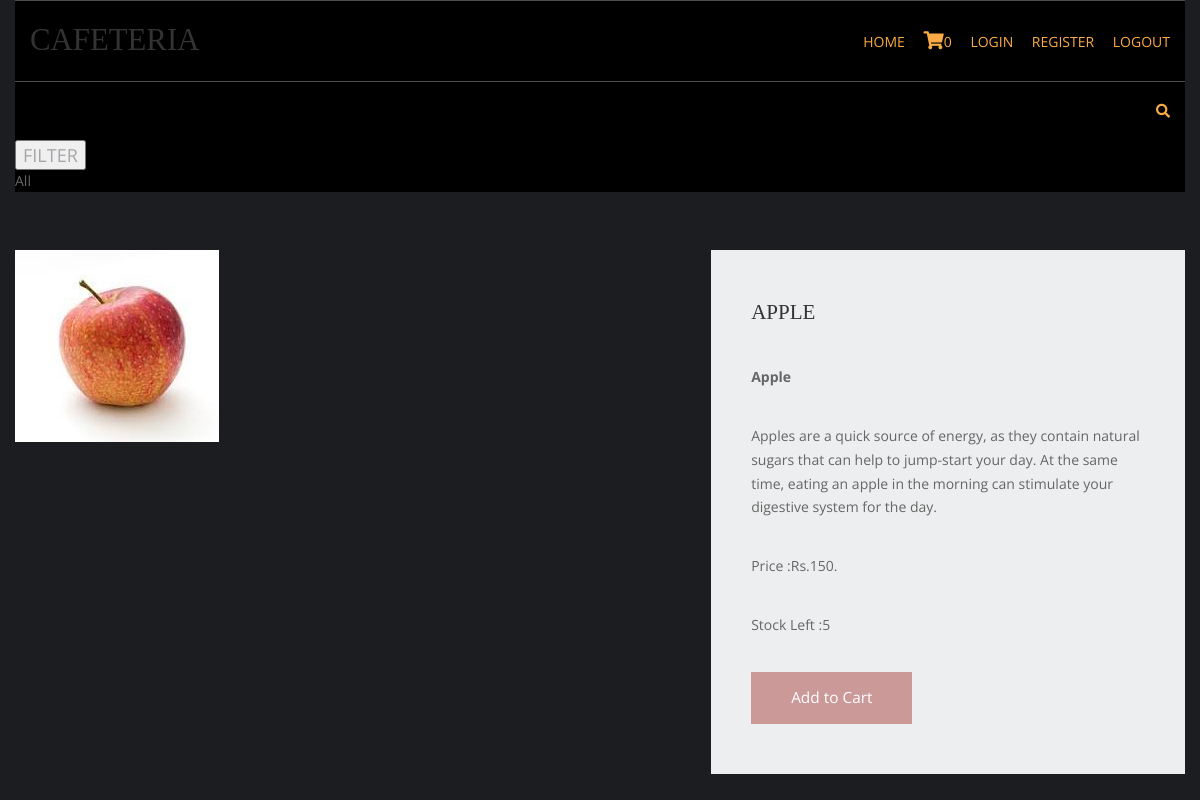
Screenshot of /fruits-eat/apple with the database file from the repository.
### shop/models.py (models this page shows, shortened)
class products(models.Model):
    name=models.CharField(max_length=250,unique=True)
    slug=models.SlugField(max_length=250,unique=True)
    img=models.ImageField(upload_to='product')
    desc=models.TextField()
    stock=models.IntegerField()
    available=models.BooleanField()
    price=models.IntegerField()
    category=models.ForeignKey(categ,on_delete=models.CASCADE)
    def get_url(self):
        return reverse('details',args=[self.category.slug,self.slug])

class categ(models.Model):
    name=models.CharField(max_length=250,unique=True)
    slug=models.SlugField(max_length=250,unique=True)
    class Meta:
        ordering=('name',)
        verbose_name='category'
        verbose_name_plural='categories'

### shop/views.py (the view)
# urls.py: path('<slug:category_slug>/<slug:product_slug>',views.prodDetails,name='details'),
def prodDetails(request,category_slug,product_slug):
    try:
        prod=products.objects.get(category__slug=category_slug,slug=product_slug)
    except Exception as e:
         raise e
    return render(request,'item.html',{'pr':prod})

### cart/context_processor.py (called while the page is built)
def count(request):
    item_count=0
    if 'admin' in request.path:
        return{}
    else:
        try:
            ct=cartlist.objects.filter(cart_id=c_id(request))
            cti=items.objects.all().filter(cart=ct[:1])
            for c in cti:
                item_count+=c.quantity
        except cartlist.DoesNotExist:
            item_count=0
        return dict(itc=item_count)

### cart/views.py (called while the page is built)
def c_id(request):
    ct_id=request.session.session_key
    if not ct_id:
        ct_id=request.session.create()
    return ct_id

### templates/item.html (shortened to what this page needs)
{% extends 'base.html' %}
{% load static %}
{% block content %}
<html lang="en">
<head>
    <link href="pr/fontawesome/css/all.min.css" rel="stylesheet" />
    <link href="pr/css/templatemo-comparto.css" rel="stylesheet" />
</head>
<body>
  <br><br>
        <section class="tm-mb-1" id="about">
            <div class="tm-row tm-about-row">
                <div class="tm-section-1-l">
                    <img src="{{pr.img.url}}" alt="About image" class="tm-img-responsive" href="{{pr.get_url}}">
                </div>
                <article class="tm-section-1-r tm-bg-color-8">
                    <h2 class="tm-mb-2 tm-title-color">{{pr.name}}</h2>
                    <p><a><b>{{pr.name}}</b></a></p>
                    <p>{{pr.desc}}</p>
                    <p>Price :Rs.{{pr.price}}.</p>
                    <p>Stock Left :{{pr.stock}}</p>
{% if pr.stock <= 0 %}
<h1 style="color:red">Sorry No stock Left</h1>
      {% else %}
    <a href="{% url 'addcart' pr.id %}" class="tm-btn tm-btn-1 tm-link-to-add">Add to Cart</a>
{% endif %}
                </article>
            </div>
        </section>
</body>
</html>
{% endblock %}

### static/hm/layout/styles/layout.css (style rules this page uses)
*, *::before, *::after { transition:all .3s ease-in-out; }
body { color:#A5A6AA; background-color:#1C1D21; }
a { color:#FBAB45; }

### static/pr/css/templatemo-comparto.css (style rules this page uses)
*, *::before, *::after { box-sizing: border-box; outline: none; }
ul, h1, h2, h3, h4, p, figure { padding: 0; margin: 0; }
body { font-family: 'Open Sans', Arial, sans-serif; font-size: 18px; overflow-x: hidden; padding-left: 15px; padding-right: 15px; margin: 0; }
h2 { font-size: 1.5rem; }
a { transition: all 0.3s ease; text-decoration: none; }
p { color: #666; line-height: 1.7; margin-bottom: 35px; }
h1, h2, h3, h4, h5, h6 { color: #333; }
.tm-mb-1 { margin-bottom: 20px; }
.tm-mb-2 { margin-bottom: 40px; }
.tm-bg-color-8 { background-color: #EDEEEF; }
.tm-img-responsive { max-width: 100%; height: auto; }
.tm-section-1-l { width: 57.85%; margin-right: 1.65%; }
.tm-section-1-r { padding: 50px 40px; width: 40.5%; }
.tm-row { display: flex; }
.tm-btn { display: inline-block; padding: 15px 40px; font-size: 1.1rem; border: none; background-color: #CC9999; color: white; }
a { color: #666; }

### static/hm/layout/styles/framework.css (style rules this page uses)
html { overflow-y:scroll; overflow-x:hidden; }
html, body { margin:0; padding:0; font-size:14px; line-height:1.6em; }
*, *::before, *::after { box-sizing:border-box; }
a { outline:none; text-decoration:none; }
img { width:auto; max-width:100%; height:auto; margin:0; padding:0; border:none; line-height:normal; vertical-align:middle; }
body, input, textarea, select { font-family:Verdana, Geneva, sans-serif; }
h1, h2, h3, h4, h5, h6, .heading { font-family:Georgia, "Times New Roman", Times, serif; }
::placeholder { opacity:1; }
h1, h2, h3, h4, h5, h6, .heading { margin:0 0 20px 0; font-size:1.4rem; line-height:normal; font-weight:normal; text-transform:uppercase; }
address, article, aside, figcaption, figure, footer, header, main, nav, section { display:block; margin:0; padding:0; }

### rows the page displays
products: img (picture), name "APPLE", name "Apple", desc "Apples are a quick source of energy, as they contain natural sugars that can help to jump-start your day. At the same time, eating an apple in the morning can stimulate your digestive system for the day.", price "150", stock "5"

### other values shown
{{ itc }} "0"
